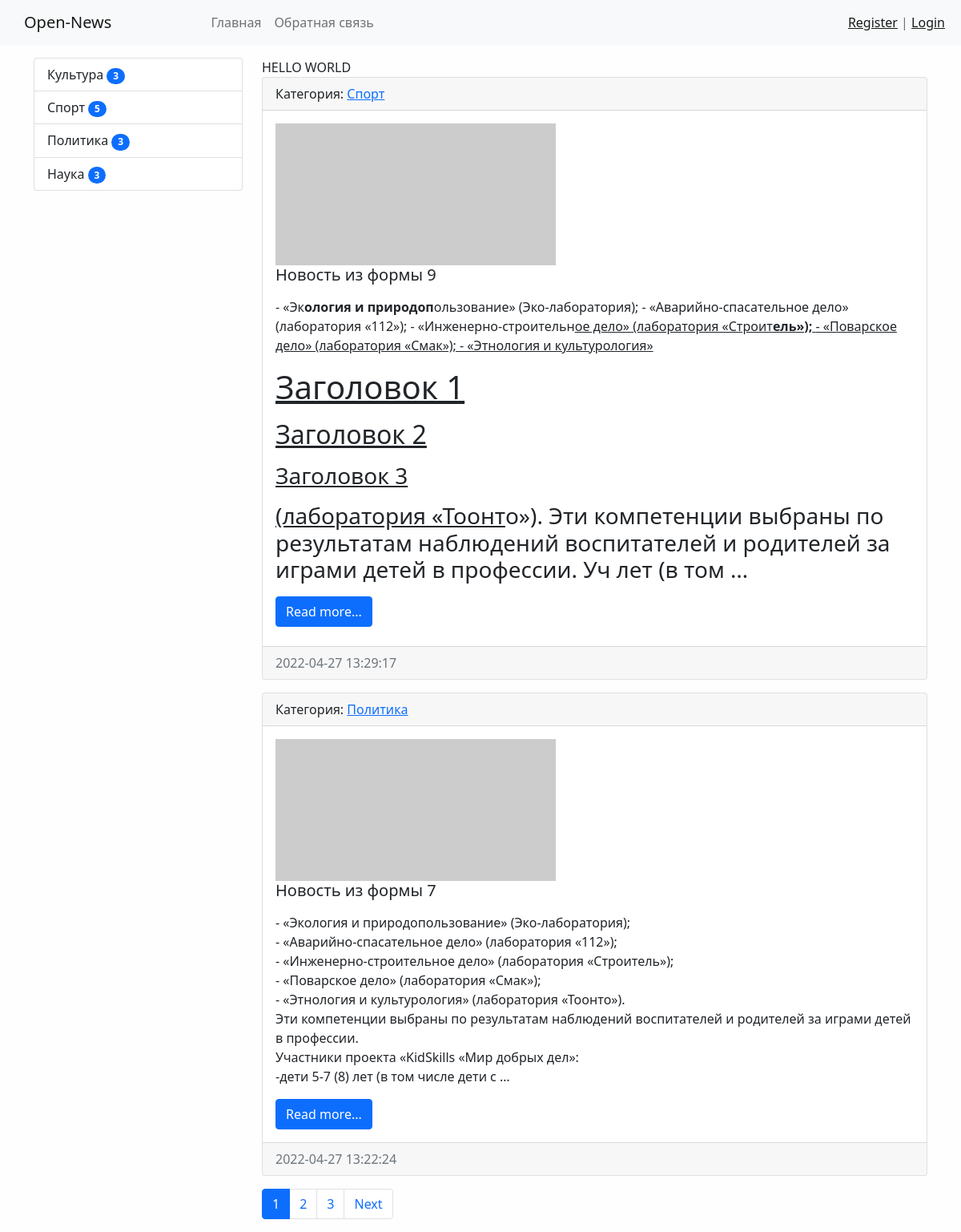
The page / on the database its author committed.
### news/models.py (models this page shows, shortened)
class Category(models.Model):
    title = models.CharField(max_length=150, db_index=True, verbose_name='Наименование категории')
    class Meta:
        verbose_name = 'Категорию'
        verbose_name_plural = 'Категории'
        ordering = ['title']
    def __str__(self):
        return self.title
    def get_absolute_url(self):
        return reverse('category', kwargs={'category_id': self.pk})

class News(models.Model):
    title = models.CharField(max_length=150, verbose_name='Наименование')
    content = models.TextField(blank=True, verbose_name='Контент')
    created_at = models.DateTimeField(auto_now_add=True, verbose_name='Дата публикации')
    updated_at = models.DateTimeField(auto_now=True, verbose_name='Обновленно')
    photo = models.ImageField(upload_to='photos/%Y/%m/%d/', verbose_name='Фото', blank=True)
    is_published = models.BooleanField(default=True, verbose_name='Опубликованно')
    category = models.ForeignKey('Category', on_delete=models.PROTECT, verbose_name='Категория')
    views = models.IntegerField(default=0, verbose_name='Просмотры')
    class Meta:
        verbose_name = 'Новость'
        verbose_name_plural = 'Новости'
        ordering = ['-created_at']
    def get_absolute_url(self):
        return reverse('view_news', kwargs={'pk': self.pk})

### news/views.py (the view)
# urls.py: path('', HomeNews.as_view(), name='home'),
class HomeNews(MyMixin, ListView):
    model = News
    template_name = 'news/home_news_list.html'
    context_object_name = 'news'
    mixin_pro = 'hello world'
    paginate_by = 2
    def get_context_data(self, *, object_list=None, **kwargs):
        context = super(HomeNews, self).get_context_data(**kwargs)
        context['title'] = self.get_upper('Главная страница')
        context['mixin_prop'] = self.get_prop()
        return context
    def get_queryset(self):
        return News.objects.filter(is_published=True).select_related('category')

### news/templatetags/news_tags.py (called while the page is built)
@register.inclusion_tag('news/list_categories.html')
def show_categories():
    categories = Category.objects.annotate(cnt=Count('news', filter=F('news__is_published'))).filter(cnt__gt=0)
    return {'categories': categories}

### news/utils.py (called while the page is built)
    def get_prop(self):
        return self.mixin_pro.upper()

    @staticmethod
    def get_upper(s):
        if isinstance(s, str):
            return s.upper()
        else:
            return s.title.upper()

### news/templates/news/home_news_list.html (shortened to what this page needs)
{% extends 'base.html' %}
{% block sidebar %}
    {% include 'inc/_sidebar.html' %}
{% endblock %}
{% block content %}
    {{ mixin_prop }}
    {% for item in news %}
        <div class="card mb-3">
            <div class="card-header">
                Категория: <a href="{{ item.category.get_absolute_url }}">{{ item.category }}</a>
            </div>
            <div class="card-body">
                <div class="media">
                    {% if item.photo %}
                        <img src="{{ item.photo.url }}" alt="" width="350" class="mr-3">
                    {% else %}
                        <img src="https://i.picsum.photos/id/1060/536/354.jpg?blur=2&hmac=0zJLs1ar00sBbW5Ahd_4zA6pgZqCVavwuHToO6VtcYY" alt="" width="350">
                    {% endif %}
                    <div class="media-body">
                        <h5 class="card-title">{{ item.title }}</h5>
                        <p class="card-text">{{ item.content|safe|linebreaks|truncatewords:50 }}</p>
                        <a href="{{ item.get_absolute_url }}" class="btn btn-primary">Read more...</a>
                    </div>
                </div>
            </div>
            <div class="card-footer text-muted">
                {{ item.created_at|date:'Y-m-d H:i:s' }}
            </div>
        </div>
    {% endfor %}
{% endblock %}

### templates/base.html (shortened to what this page needs)
{% load static %}
{% load cache %}
<!doctype html>
<html lang="en">
<head>
    <link href="{% static 'bootstrap/css/bootstrap.min.css' %}" rel="stylesheet">
    <link href="{% static 'css/style.css' %}" rel="stylesheet">
</head>
<body>
{% include 'inc/_nav.html' %}
<div class="container mt-3">
    <div class="row">
        <div class="col-md-3">
            {% block sidebar %}SIDEBAR{% endblock %}
        </div>
        <div class="col-md-9">
            {% block content %}CONTENT{% endblock %}
            {% if page_obj.has_other_pages %}
            <nav aria-label="Page navigation example">
                <ul class="pagination">
                    {% for p in page_obj.paginator.page_range %}
                        {% if page_obj.number == p %}
                            <li class="page-item active" aria-current="page">
                                <a class="page-link" href="#">{{ p }}</a>
                            </li>
                        {% elif p > page_obj.number|add:-3 and p < page_obj.number|add:3 %}
                            <li class="page-item">
                                <a class="page-link" href="?page={{ p }}">{{ p }}</a>
                            </li>
                        {% endif %}
                    {% endfor %}
                    {% if page_obj.has_next %}
                        <li class="page-item">
                            <a class="page-link" href="?page={{ page_obj.next_page_number }}">Next</a>
                        </li>
                    {% endif %}
                </ul>
            </nav>
            {% endif %}
        </div>
    </div>
</div>
</body>
</html>

### templates/inc/_nav.html (shortened to what this page needs)
<nav class="navbar navbar-expand-lg navbar-light bg-light">
    <a style="padding-right: 100px; padding-left: 30px;" class="navbar-brand" href="{% url 'home' %}">Open-News</a>
    <div class="collapse navbar-collapse" id="navbarSupportedContent">
        <ul class="navbar-nav mr-auto">
            <li class="nav-item"><a class="nav-link" href="{% url 'home' %}">Главная</a></li>
            <li class="nav-item"><a class="nav-link" href="{% url 'contact' %}">Обратная связь</a></li>
        </ul>
        <span class="navbar-text position-absolute text-opacity-25 end-0">
        {% if request.user.is_authenticated %}
            Добро пожаловать, {{ user.username }} | <a style="padding-right: 20px;" href="{% url 'logout' %}">Выход</a>
        {% else %}
            <a href="{% url 'register' %}">Register</a> | <a style="padding-right: 20px;" href="{% url 'login' %}">Login</a>
        {% endif %}
        </span>
    </div>
</nav>

### templates/inc/_sidebar.html (shortened to what this page needs)
{% load news_tags %}
{% show_categories %}

### news/templates/news/list_categories.html
<div class="list-group">
    {% for item in categories %}
        <a href="{{ item.get_absolute_url }}"
           class="list-group-item list-group-item-action">{{ item.title }}
            <span class="badge bg-primary rounded-pill">{{ item.cnt }}</span></a>
    {% endfor %}
</div>

### testsite/static/css/style.css (style rules this page uses)
body { background-color: #fefefe; }

### rows shown on the page
Category: title "Культура", cnt "3"
Category: title "Спорт", cnt "5"
Category: title "Политика", cnt "3"
Category: title "Наука", cnt "3"
News: category "Спорт", title "Новость из формы 9", content "- «Эк ология и природоп ользование» (Эко-лаборатория); - «Аварийно-спасательное дело» (лаборатория «112»); - «Инженерно-строительн ое дело» (лаборатория «Строит ель»); - «Поварское дело» (лаборатория «Смак»); - «Этнология и культурология» Заголовок 1 Заголовок 2 Заголовок 3 (лаборатория «Тоонт о»). Эти компетенции выбраны по результатам наблюдений воспитателей и родителей за играми детей в профессии. Уч лет (в том …", created_at "2022-04-27 13:29:17"
News: category "Политика", title "Новость из формы 7", content "- «Экология и природопользование» (Эко-лаборатория); - «Аварийно-спасательное дело» (лаборатория «112»); - «Инженерно-строительное дело» (лаборатория «Строитель»); - «Поварское дело» (лаборатория «Смак»); - «Этнология и культурология» (лаборатория «Тоонто»). Эти компетенции выбраны по результатам наблюдений воспитателей и родителей за играми детей в профессии. Участники проекта «KidSkills «Мир добрых дел»: -дети 5-7 (8) лет (в том числе дети с …", created_at "2022-04-27 13:22:24"

### other values the page prints
{{ mixin_prop }} "HELLO WORLD"
{{ p }} "1"
{{ p }} "2" "3"
